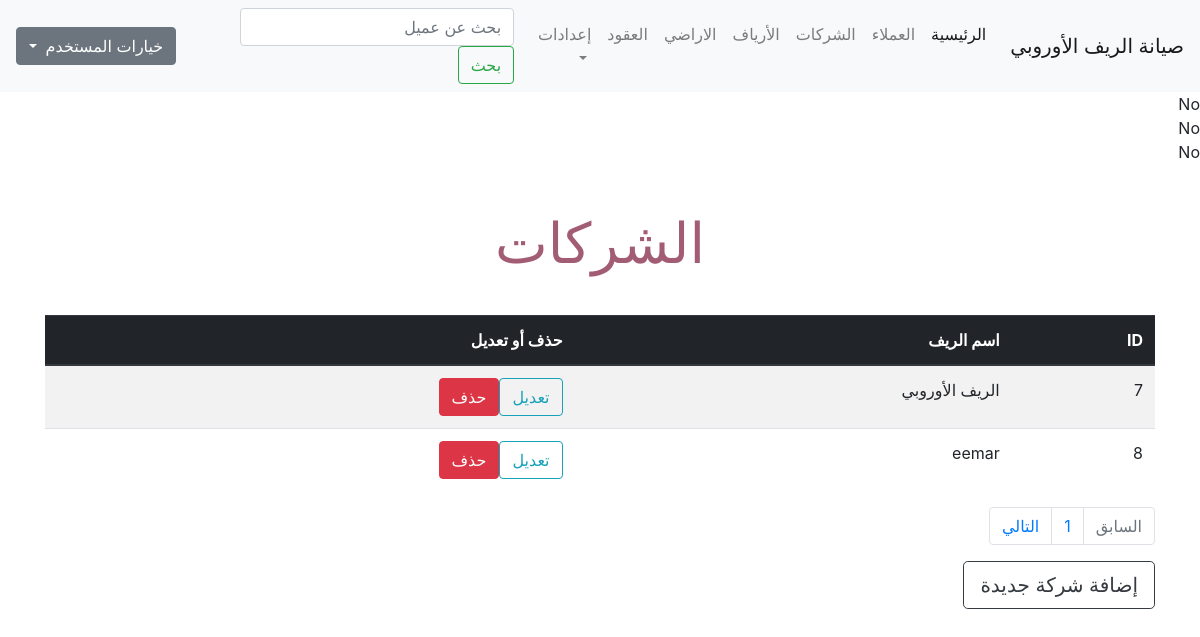
The page /company.php (signed in) on the database its author committed.
### tables this page shows
CREATE TABLE `maint` (
  `maint_id` int(11) NOT NULL,
  `contract_id` int(11) NOT NULL,
  `balance` int(255) NOT NULL,
  `start_date` date NOT NULL,
  `end_date` date NOT NULL,
  `billed_to_date` date NOT NULL,
  `maint_fee` int(11) NOT NULL DEFAULT '750'
);

CREATE TABLE `company` (
  `company_id` int(11) NOT NULL,
  `company_name` varchar(150) NOT NULL
);

### company.php (the view, shortened to what this page needs)
<?php
if (isset($_SESSION['username'])) {
    include 'init.php';
    echo '<div class="container">';
    if (isset($_GET['action'])) {
        $action = $_GET['action'];
    } else {
        $action = "Manage";
    }
        if ($action == 'Manage') {
        $limit = 4;
        $stmt = $db->prepare("SELECT * FROM company");
        $stmt->execute();
        $total_result = $stmt->rowCount();
        $total_pages = ceil($total_result/$limit);
        if(!isset($_GET['page'])) {
            $page = 1;
        } else {
            $page = $_GET['page'];
        }
        $starting_limit = ($page-1)*$limit;
        $show = "SELECT * FROM company ORDER BY company_id ASC LIMIT $starting_limit, $limit";
        $rows = $db->prepare($show);
        $rows->execute();
        echo '<h1 class="page-title text-center"> الشركات </h1>';
        ?>
        <table class="table table-striped table-hover ">
            <thead class="thead-dark">
                <tr>
                    <th>
                        ID
                    </th>
                    <th>
                        اسم الريف
                    </th>
                    <th>
                        حذف أو تعديل
                    </th>
                </tr>
            </thead>
            <tbody>
                <?php
                    foreach($rows as $row) {
                        echo '<tr>';
                            echo '<td>' . $row['company_id'] .  '</td><td>' . $row['company_name'] .
                            '<td><a href="?action=Edit&id=' . $row['company_id'] . '" class="btn btn-outline-info">تعديل</a><a href="?action=Delete&id=' . $row['company_id'] . '" class="btn btn-danger confirm"> حذف</a></td>';
                        echo '</tr>';
                    }
                ?>
            </tbody>
        </table>
        <nav aria-label="Page navigation example">
            <ul class="pagination">
            <?php $past_page = $_GET['page'] - 1;
                if ($past_page < 1) {
                    $past_page = 1;
                    $past_page_status = 'disabled';
                }
            ?>
                <li class="page-item <?php echo $past_page_status; ?>">
                    <a href='<?php echo "?page=$past_page"; ?>' class="page-link">السابق
                    </a>
                </li>
                <?php
                for ($page=1; $page <= $total_pages ; $page++):?>
                <li class="page-item">
                    <a href='<?php echo "?page=$page"; ?>' class="page-link <?php if ($_GET['page'] == $page) { echo 'current';} ?>"><?php  echo $page; ?>
                    </a>
                </li>
            <?php endfor; ?>
            <?php $next_page = $_GET['page'] + 1;
            ?>
                <li class="page-item  <?php echo $next_page_status; ?>">
                    <a href='<?php echo "?page=$next_page"; ?>' class="page-link">التالي
                    </a>
                </li>
            </ul>
        </nav>
        <a href="?action=Add" class="btn btn-outline-dark btn-lg">إضافة شركة جديدة</a>
        <?php
        include $tbl . 'footer.php';
        }
} else {
    header('Location: index.php');
    exit();
}?>

### init.php (shortened to what this page needs)
<?php
include 'db.php';
$tbl = "includes/";
include $tbl . 'header.php';
if (!isset($noNavbar)) {
    include $tbl . 'nav.php';
}
$stmtC = $db->prepare('SELECT contracts.contract_id , contracts.total_space, maint.balance, maint.start_date, maint.end_date, maint.maint_fee
 FROM contracts
INNER JOIN maint on contracts.contract_id = maint.contract_id');
$stmtC->execute();
$rows = $stmtC->fetchAll();
$curDate = date('Y-m-d');
foreach ($rows as $row) {
    $expDate = $row['start_date'];
    if ($expDate < $curDate) {
        $d = (int)abs((strtotime($curDate) - strtotime($expDate))/(60*60*24));;
        $m = $d * $row['total_space'] * $row['maint_fee'];
        $blnc = $row['balance'];
        $start_date_ = $curDate;
        $end_date_ = date("Y-m-d", strtotime(date("Y-m-d", strtotime($start_date_)). "next day"));
        $updateBalance = $db->prepare('UPDATE maint SET balance = :zblnce, start_date = :sdt, end_date = :edt WHERE contract_id = :zid');
        $updateBalance->execute(array(
            ':zblnce' => $m + $blnc,
            ':zid'  => $row['contract_id'],
            ':sdt'  => $start_date_,
            ':edt'  => $end_date_
        ));
    } else {
        echo 'No' . '<br>';
    }
}

### layout/css/main.css (style rules this page uses)
.page-title { font-size: 56px; color: #a25d74; padding: 30px 0; }

### rows shown on the page
maint: start_date "No"
maint: start_date "No"
maint: start_date "No"
company: company_id "7", company_name "الريف الأوروبي"
company: company_id "8", company_name "eemar"
